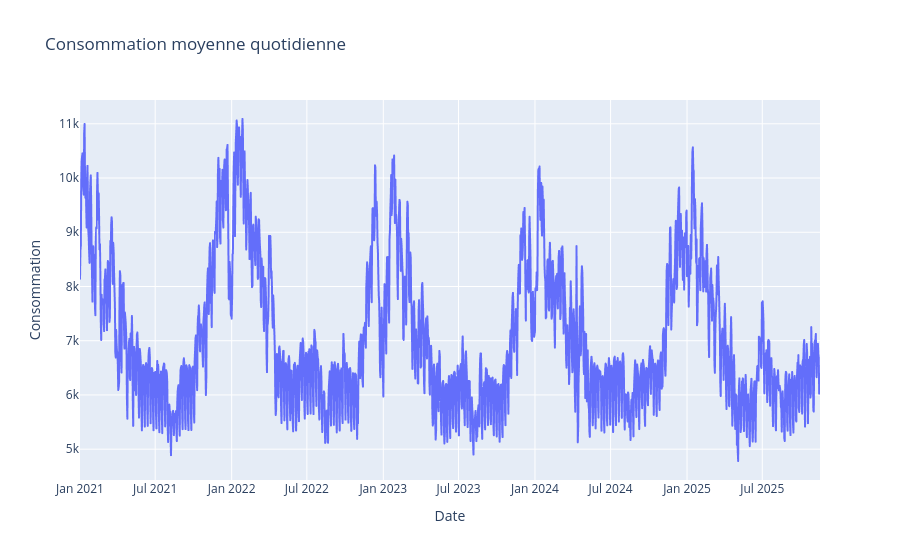

The notebook cell saved with this chart:
### Code cell
# Évolution de la consommation dans le temps
df_daily = (
    df.dropna(subset=["Date","Consommation"])
      .groupby("Date", as_index=False)["Consommation"].mean()
)
df_daily["Date"] = pd.to_datetime(df_daily["Date"], errors="coerce")
fig1 = px.line(df_daily, x="Date", y="Consommation",
               title="Consommation moyenne quotidienne")
fig1.show()

### Figure 1 — Plotly figure (JSON) as saved in the notebook; plotly's stock layout.template omitted (floating-point values rounded to 4 significant figures; data arrays with more than 128 entries replaced by an {"elided": "..."} marker saying what was removed)
{"data": [{"hovertemplate": "Date=%{x}<br>Consommation=%{y}<extra></extra>", "legendgroup": "", "line": {"color": "#636efa", "dash": "solid"}, "marker": {"symbol": "circle"}, "mode": "lines", "name": "", "showlegend": false, "type": "scattergl", "x": {"elided": "1782 str values"}, "xaxis": "x", "y": {"elided": "1782 float values"}, "yaxis": "y"}], "layout": {"legend": {"tracegroupgap": 0}, "title": {"text": "Consommation moyenne quotidienne"}, "xaxis": {"anchor": "y", "domain": [0, 1], "title": {"text": "Date"}}, "yaxis": {"anchor": "x", "domain": [0, 1], "title": {"text": "Consommation"}}}}
